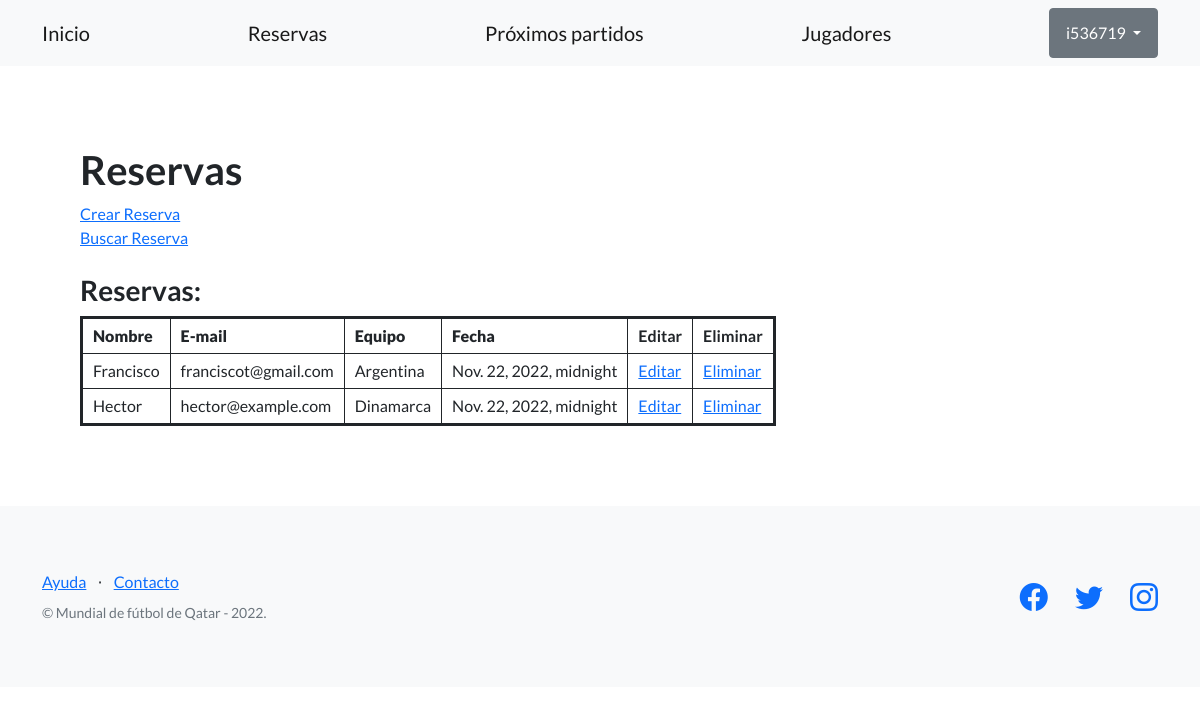
Page /proyecto-mundial/reservas/ (signed in) on the earlier database version.
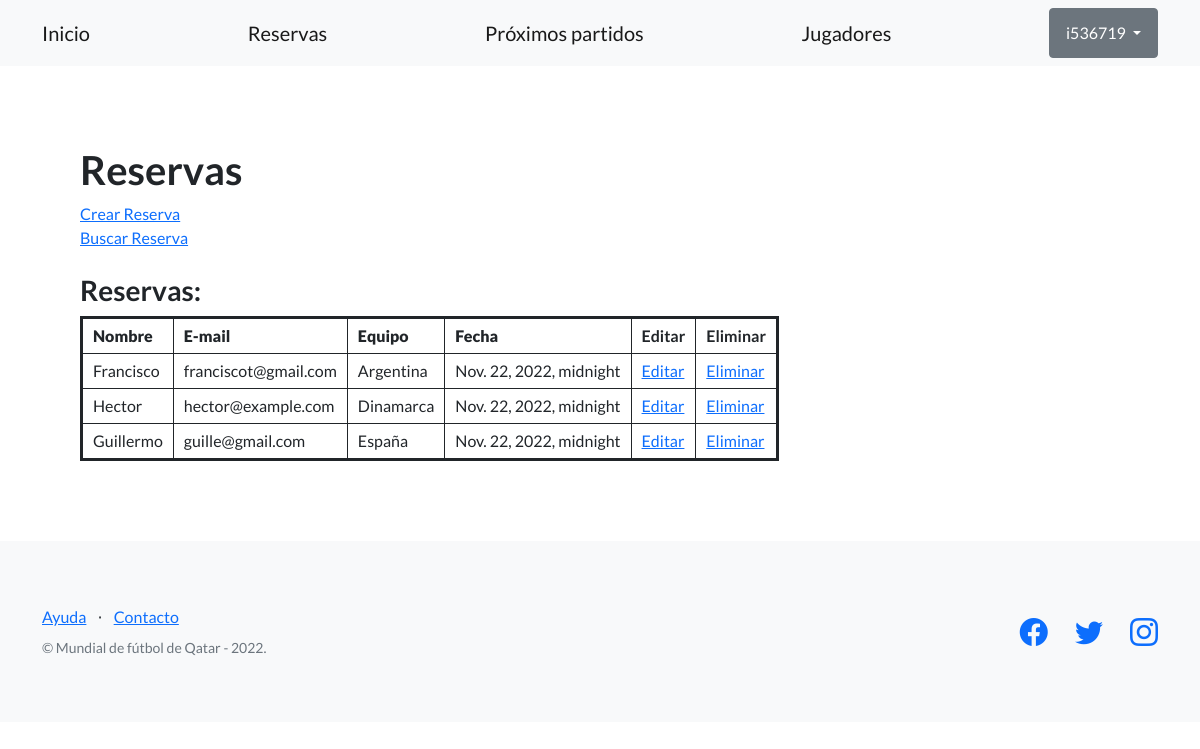
Same page on the later database version.
### AppCoder/models.py (models this page shows, shortened)
class Reserva(models.Model):
    nombre = models.CharField(max_length=128)
    fecha = models.DateTimeField()
    equipo = models.CharField(max_length=100)
    email = models.EmailField()

### AppCoder/views.py (the view)
@login_required
def reservas(request):
    reservas = Reserva.objects.all()
    return render(request, "AppCoder/reservas.html", {'reservas': reservas})

### AppCoder/templates/AppCoder/reservas.html (shortened to what this page needs)
{% extends "AppCoder/plantilla_base.html" %}
{% block contenido_base %}
<h1>Reservas</h1>
<a href="{% url 'crear_reserva' %}">Crear Reserva</a>
<br>
<a href="{% url 'busqueda_reserva_form' %}">Buscar Reserva</a>
<br><br>
<h3>Reservas:</h3>
<table class="coder-table">
  <tbody>
    <tr>
      <th><strong>Nombre</strong></th>
      <th><strong>E-mail</strong></th>
      <th><strong>Equipo</strong></th>
      <th><strong>Fecha</strong></th>
      <th>Editar</th>
      <th>Eliminar</th>
      </tr>
    {% for reserva in reservas %}
    <tr>
      <td>{{reserva.nombre}}</td>
      <td>{{reserva.email}}</td>
      <td>{{reserva.equipo}}</td>
      <td>{{reserva.fecha}}</td>
      <td><a href="{% url 'editar_reserva' reserva.id %}">Editar</a></td>
      <td><a href="{% url 'eliminar_reserva' reserva.id %}">Eliminar</a></td>
    </tr>
    {% endfor %}
  </tbody>
</table>
{% endblock contenido_base %}

Differences in the rows shown:
added Reserva: nombre "Guillermo", email "guille@gmail.com", equipo "España", fecha "Nov. 22, 2022, midnight"
